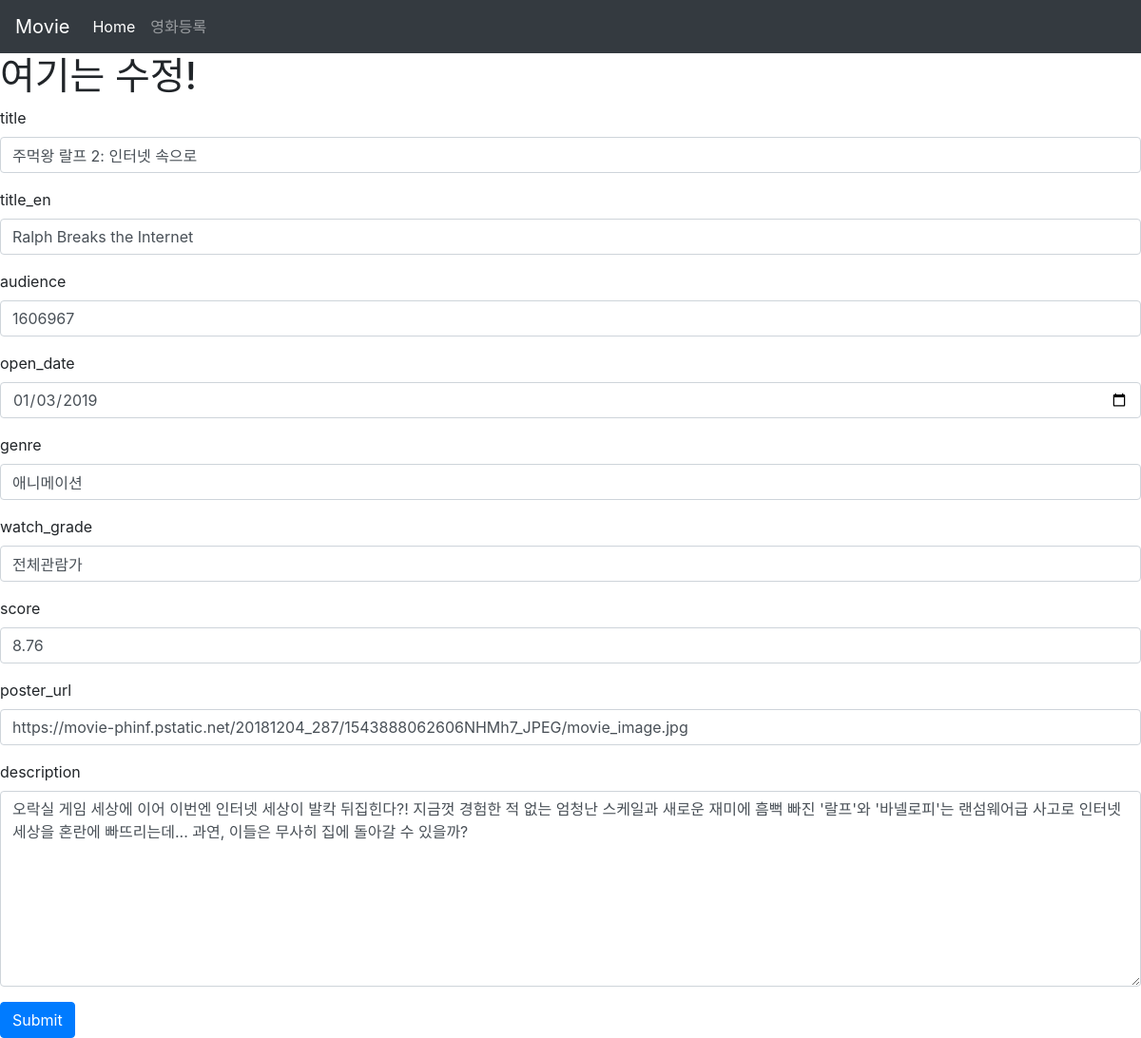
The page /movies/7/update/ on the database its author committed.
### movie/models.py (models this page shows, shortened)
class Movie(models.Model):
    title = models.CharField(max_length=100)
    title_en = models.CharField(max_length=100)
    audience = models.IntegerField()
    open_date = models.DateField()
    genre = models.CharField(max_length=100)
    watch_grade = models.CharField(max_length=100)
    score = models.FloatField()
    poster_url = models.TextField()
    description = models.TextField()

### movie/views.py (the view)
# urls.py: path("<int:id>/update/", views.update, name="update"),
def update(request,id):
    movie = Movie.objects.get(id=id)
    if request.method == "POST":
        title = request.POST.get("title")
        title_en = request.POST.get("title_en")
        audience = request.POST.get("audience")
        open_date = request.POST.get("open_date")
        genre = request.POST.get("genre")
        watch_grade = request.POST.get("watch_grade")
        score = request.POST.get("score")
        poster_url = request.POST.get("poster_url")
        description = request.POST.get("description")
        movie.title =title
        movie.title_en = title_en
        movie.audience = audience
        movie.open_date = open_date
        movie.genre = genre
        movie.watch_grade = watch_grade
        movie.score = score
        movie.poster_url = poster_url
        movie.description = description
        movie.save()
        return redirect("movies:detail", id)
    else:
        return render(request, "movie/update.html", {"movie":movie})

### movie/templates/movie/update.html (shortened to what this page needs)
{% extends "movie/base.html" %}
{% block bb %}
<h1>여기는 수정!</h1>
    <form method="post">
      <div class="form-group">
        <label>title</label>
        <input type="text" class="form-control" placeholder="title" name="title" value="{{movie.title}}"/>
      </div>
      <div class="form-group">
        <label>title_en</label>
        <input type="text" class="form-control" placeholder="title_en" name="title_en" value="{{movie.title_en}}"/>
      </div>
      <div class="form-group">
        <label>audience</label>
        <input type="number" class="form-control" placeholder="audience" name="audience" value="{{movie.audience}}"/>
      </div>
      <div class="form-group">
        <label>open_date</label>
        <input type="date" class="form-control" placeholder="open_date" name="open_date" value="{{movie.open_date|date:'Y-m-d'}}"/>
      </div>
      <div class="form-group">
        <label>genre</label>
        <input type="text" class="form-control" placeholder="genre" name="genre" value="{{movie.genre}}"/>
      </div>
      <div class="form-group">
        <label>watch_grade</label>
        <input type="text" class="form-control" placeholder="watch_grade" name="watch_grade" value="{{movie.watch_grade}}"/>
      </div>
      <div class="form-group">
        <label>score</label>
        <input type="number" step="0.01" class="form-control"  placeholder="score" name="score" value="{{movie.score}}"/>
      </div>
      <div class="form-group">
        <label>poster_url</label>
        <input type="text"class="form-control" placeholder="poster_url" name="poster_url" value="{{movie.poster_url}}" />
      </div>
      <div class="form-group">
          <label>description</label>
          <textarea name ="description" class="form-control" cols="40" rows="8" >{{movie.description}}</textarea>
      </div>
      <button type="submit" class="btn btn-primary">Submit</button>
    </form>
{% endblock %}

### rows shown on the page
Movie: title "주먹왕 랄프 2: 인터넷 속으로", title_en "Ralph Breaks the Internet", audience "1606967", open_date "01/03/2019", genre "애니메이션", watch_grade "전체관람가", score "8.76", poster_url "https://movie-phinf.pstatic.net/20181204_287/1543888062606NHMh7_JPEG/movie_image.jpg", description "오락실 게임 세상에 이어 이번엔 인터넷 세상이 발칵 뒤집힌다?! 지금껏 경험한 적 없는 엄청난 스케일과 새로운 재미에 흠뻑 빠진 '랄프'와 '바넬로피'는 랜섬웨어급 사고로 인터넷 세상을 혼란에 빠뜨리는데... 과연, 이들은 무사히 집에 돌아갈 수 있을까?"
